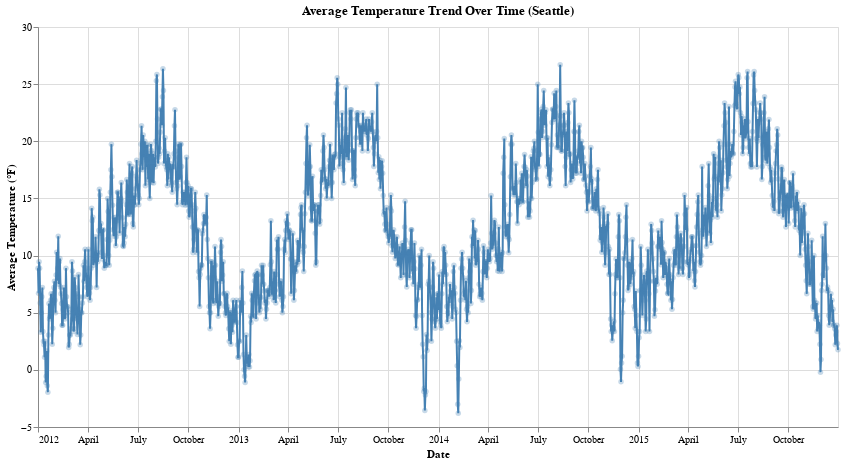

Here is the notebook cell this chart was saved with:
### Markdown cell above
##### Question 4 (10 points)

Create a compound figure with at least two types of marks. Show the trend of average temperature (the average of min and max temperature) in 4 years. Note, just use the `date` as X attribute, no need to aggragate for years and you will get a wide figure. Include necessary title and labels.

### Code cell
# Calculate average temperature
weather['temp_avg'] = (weather['temp_max'] + weather['temp_min']) / 2

# Base chart
base = alt.Chart(weather).encode(
    x=alt.X('date:T', title='Date')
)

# Line chart for the trend
line = base.mark_line(color='steelblue', size=2).encode(
    y=alt.Y('temp_avg:Q', title='Average Temperature (°F)')
)

# Points to show individual data points
points = base.mark_circle(size=30, opacity=0.3, color='steelblue').encode(
    y='temp_avg:Q',
    tooltip=[
        alt.Tooltip('date:T', title='Date', format='%Y-%m-%d'),
        alt.Tooltip('temp_avg:Q', title='Avg Temp', format='.1f'),
        alt.Tooltip('temp_max:Q', title='Max Temp', format='.1f'),
        alt.Tooltip('temp_min:Q', title='Min Temp', format='.1f')
    ]
)

# Combine the charts
chart = (line + points).properties(
    width=800,
    height=400,
    title='Average Temperature Trend Over Time (Seattle)'
)

chart

### Figure 1 — Vega-Lite specification as saved in the notebook (floating-point values rounded to 4 significant figures; data arrays with more than 128 entries replaced by an {"elided": "..."} marker saying what was removed)
{"config": {"view": {"continuousWidth": 300, "continuousHeight": 300}}, "layer": [{"mark": {"type": "line", "color": "steelblue", "size": 2}, "encoding": {"x": {"field": "date", "title": "Date", "type": "temporal"}, "y": {"field": "temp_avg", "title": "Average Temperature (°F)", "type": "quantitative"}}}, {"mark": {"type": "circle", "color": "steelblue", "opacity": 0.3, "size": 30}, "encoding": {"tooltip": [{"field": "date", "format": "%Y-%m-%d", "title": "Date", "type": "temporal"}, {"field": "temp_avg", "format": ".1f", "title": "Avg Temp", "type": "quantitative"}, {"field": "temp_max", "format": ".1f", "title": "Max Temp", "type": "quantitative"}, {"field": "temp_min", "format": ".1f", "title": "Min Temp", "type": "quantitative"}], "x": {"field": "date", "title": "Date", "type": "temporal"}, "y": {"field": "temp_avg", "type": "quantitative"}}}], "data": {"name": "data-b4ad40eed38036251b1d000cd72f30ab"}, "height": 400, "title": "Average Temperature Trend Over Time (Seattle)", "width": 800, "$schema": "https://vega.github.io/schema/vega-lite/v5.8.0.json", "datasets": {"data-b4ad40eed38036251b1d000cd72f30ab": {"elided": "1461 records"}}}
